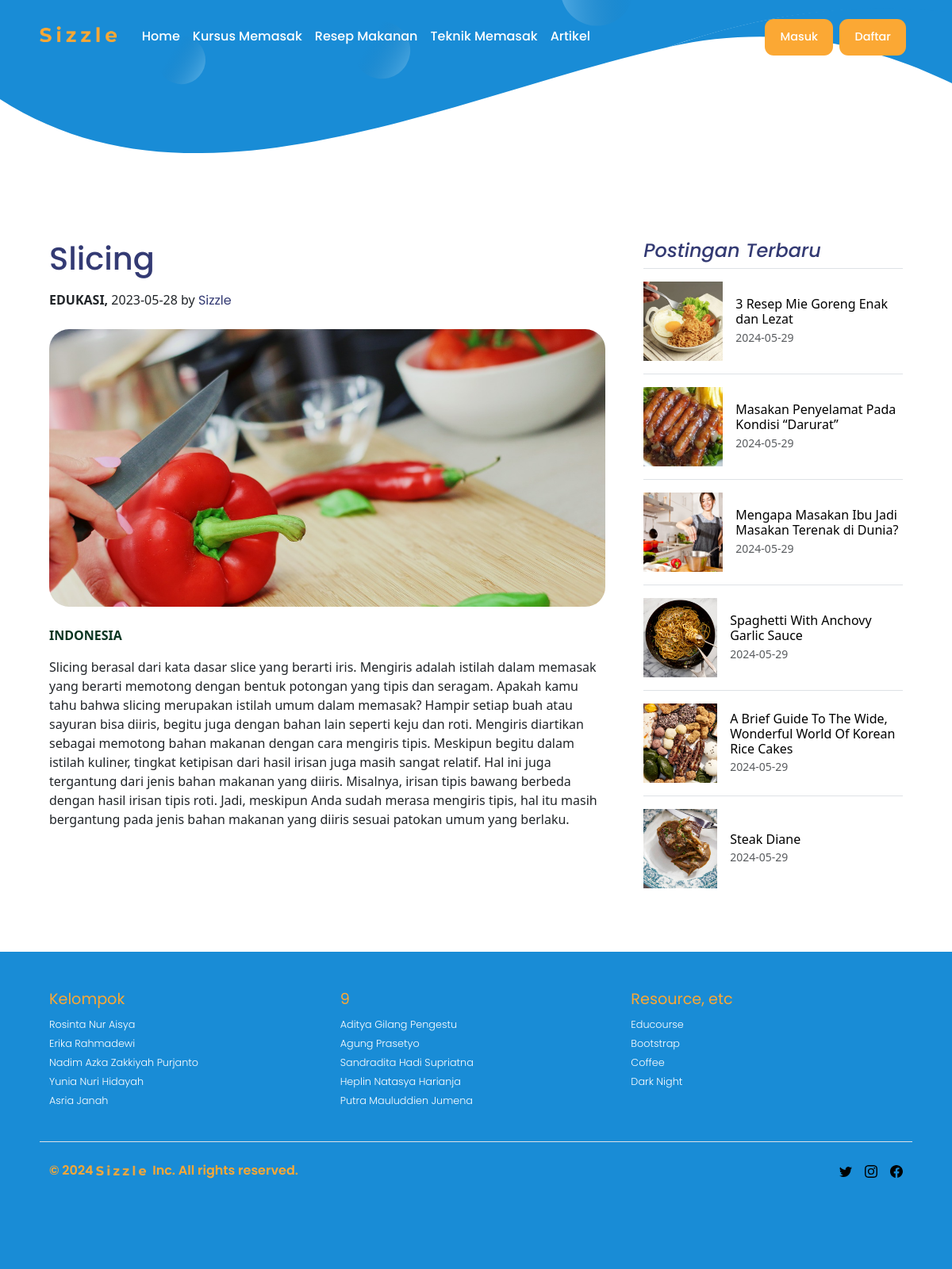
The page /artikel/1/ on the database its author committed.
### app/models.py (models this page shows, shortened)
class Artikel(models.Model):
    id_artikel = models.AutoField(primary_key=True)
    judul_artikel = models.CharField(max_length=255, null=True, blank=True)
    penulis = models.CharField(max_length=100, null=True, blank=True)
    region = models.CharField(max_length=50, null=True, blank=True)
    isi_artikel = models.TextField(null=True, blank=True)
    tanggal_upload = models.DateTimeField(null=True, blank=True)
    kategori_artikel = models.CharField(max_length=100, null=True, blank=True)
    gambar_artikel = models.ImageField(upload_to='images/artikel/', null=True, blank=True)

### app/views.py (the view)
# urls.py: path('artikel/<int:id>/', views.detail_artikel, name='detail_artikel'),
def detail_artikel(request, id):
    artikel = get_object_or_404(Artikel, id_artikel=id)
    recent_artikels = Artikel.objects.order_by('-tanggal_upload')[:6]
    return render(request, 'detail_artikel.html', {
        'artikel': artikel,
        'recent_artikels': recent_artikels
    })

### templates/detail_artikel.html (shortened to what this page needs)
<!DOCTYPE html>
{% extends 'base.html' %}
{% load static %}
{% block body_block %}
<main class="container">
    <div class="row g-5">
        <div class="col-md-8 mb-5">
            <article class="blog-post mb-5">
                <h1 class="font-1 mb-1">{{ artikel.judul_artikel }}</h1>
                <p class="blog-post-meta mt-3">
                    <strong>{{ artikel.kategori_artikel|upper }}, </strong>
                    {{ artikel.tanggal_upload|date:"Y-m-d" }} by <a class="font-1 text-decoration-none">{{ artikel.penulis }}</a>
                </p>
                <div class="position-relative mb-4 mt-4">
                    {% if artikel.gambar_artikel %}
                    <img src="{{ artikel.gambar_artikel.url }}" alt="{{ artikel.judul_artikel }}" class="img-fluid rounded-4" style="width: 100%; height: 350px; object-fit: cover;">
                    {% else %}
                    <img src="{% static 'images/sizzle-logo.svg' %}" alt="Default Image" class="img-fluid">
                    {% endif %}
                </div>
                <p>
                    <strong class="d-inline-block text-success-emphasis">{{ artikel.region|upper }}</strong>
                    {{ artikel.isi_artikel|linebreaks }}
                </p>
            </article>
        </div>
        <div class="col-md-4 mb-5">
            <div class="position-sticky" style="top: 7rem;">
                <div>
                    <h4 class="fst-italic">Postingan Terbaru</h4>
                    <ul class="list-unstyled">
                        {% for recent_artikel in recent_artikels %}
                        <li>
                            <a class="d-flex flex-column flex-lg-row gap-3 align-items-start align-items-lg-center py-3 link-body-emphasis text-decoration-none border-top" href="{% url 'detail_artikel' recent_artikel.id_artikel %}">
                                <img src="{{ recent_artikel.gambar_artikel.url }}" style="width: 100px; height: 100px; object-fit: cover;">
                                <div class="col-lg-8">
                                    <h6 class="mb-0">{{ recent_artikel.judul_artikel }}</h6>
                                    <small class="text-body-secondary">{{ recent_artikel.tanggal_upload|date:"Y-m-d" }}</small>
                                </div>
                            </a>
                        </li>
                        {% endfor %}
                    </ul>
                </div>
            </div>
        </div>
    </div>
</main>
{% endblock %}

### static/css/base.css (style rules this page uses)
:root { scroll-behavior: smooth; }
.container { max-width: 1100px; padding-top: 10em; }

### static/css/custom.css (style rules this page uses)
:root { --Poppins: 'Poppins', sans-serif; }
h4 { font-family: var(--Poppins); font-weight: 500; font-size: 1.5rem; color: #333A73; }
.position-relative { overflow: hidden; border-radius: 25px; }
.position-relative img { height: 100%; width: 100%; width: 330px; height: 250px; overflow: hidden; object-fit: cover; transition: scale 400ms; }
.font-1 { font-family: var(--Poppins); color: #333A73; }

### rows shown on the page
Artikel: judul_artikel "Slicing", kategori_artikel "EDUKASI", tanggal_upload "2023-05-28", penulis "Sizzle", gambar_artikel (picture), region "INDONESIA", isi_artikel "Slicing berasal dari kata dasar slice yang berarti iris. Mengiris adalah istilah dalam memasak yang berarti memotong dengan bentuk potongan yang tipis dan seragam. Apakah kamu tahu bahwa slicing merupakan istilah umum dalam memasak? Hampir setiap buah atau sayuran bisa diiris, begitu juga dengan bahan lain seperti keju dan roti. Mengiris diartikan sebagai memotong bahan makanan dengan cara mengiris tipis. Meskipun begitu dalam istilah kuliner, tingkat ketipisan dari hasil irisan juga masih sangat relatif. Hal ini juga tergantung dari jenis bahan makanan yang diiris. Misalnya, irisan tipis bawang berbeda dengan hasil irisan tipis roti. Jadi, meskipun Anda sudah merasa mengiris tipis, hal itu…"
Artikel: gambar_artikel (picture), judul_artikel "3 Resep Mie Goreng Enak dan Lezat", tanggal_upload "2024-05-29"
Artikel: gambar_artikel (picture), judul_artikel "Masakan Penyelamat Pada Kondisi “Darurat”", tanggal_upload "2024-05-29"
Artikel: gambar_artikel (picture), judul_artikel "Mengapa Masakan Ibu Jadi Masakan Terenak di Dunia?", tanggal_upload "2024-05-29"
Artikel: gambar_artikel (picture), judul_artikel "Spaghetti With Anchovy Garlic Sauce", tanggal_upload "2024-05-29"
Artikel: gambar_artikel (picture), judul_artikel "A Brief Guide To The Wide, Wonderful World Of Korean Rice Cakes", tanggal_upload "2024-05-29"
Artikel: gambar_artikel (picture), judul_artikel "Steak Diane", tanggal_upload "2024-05-29"
